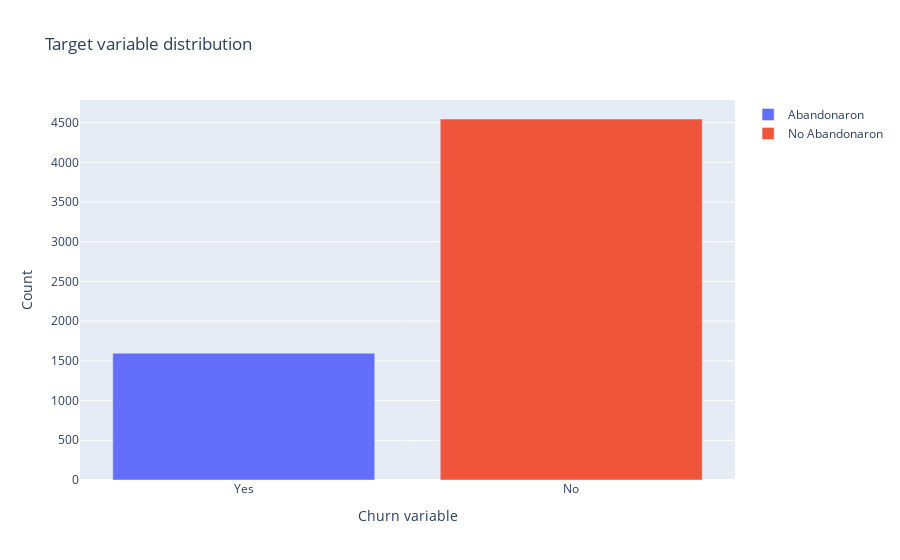

Here is the notebook cell this chart was saved with:
### Code cell
# it's a library that we work with plotly
import plotly.offline as py 
py.init_notebook_mode(connected=True) # this code, allow us to work with offline plotly version
import plotly.graph_objs as go        # it's like "plt" of matplot
import plotly.tools as tls            # It's useful to we get some tools of plotly
import warnings                       # This library will be used to ignore some warnings
from collections import Counter       # To do counter of some features

"""
Esta porción de código se encarga de imprimir la variable objetivo del problema (Churn) la cual nos indica las
personas que abandonaron el servicio (Yes) y las que no (No)
"""
trace0 = go.Bar(
            x = df[df["Churn"]== 'Yes']["Churn"].value_counts().index.values,
            y = df[df["Churn"]== 'Yes']["Churn"].value_counts().values,
            name='Abandonaron'
    )

trace1 = go.Bar(
            x = df[df["Churn"]== 'No']["Churn"].value_counts().index.values,
            y = df[df["Churn"]== 'No']["Churn"].value_counts().values,
            name='No Abandonaron'
    )

data = [trace0, trace1]

layout = go.Layout(
    
)

layout = go.Layout(
    yaxis=dict(
        title='Count'
    ),
    xaxis=dict(
        title='Churn variable'
    ),
    title='Target variable distribution'
)

fig = go.Figure(data=data, layout=layout)

py.iplot(fig, filename='grouped-bar')

### Figure 1 — Plotly figure (JSON) as saved in the notebook; plotly's stock layout.template omitted (floating-point values rounded to 4 significant figures)
{"data": [{"name": "Abandonaron", "type": "bar", "x": ["Yes"], "y": [1597]}, {"name": "No Abandonaron", "type": "bar", "x": ["No"], "y": [4546]}], "layout": {"title": {"text": "Target variable distribution"}, "xaxis": {"title": {"text": "Churn variable"}}, "yaxis": {"title": {"text": "Count"}}}}
